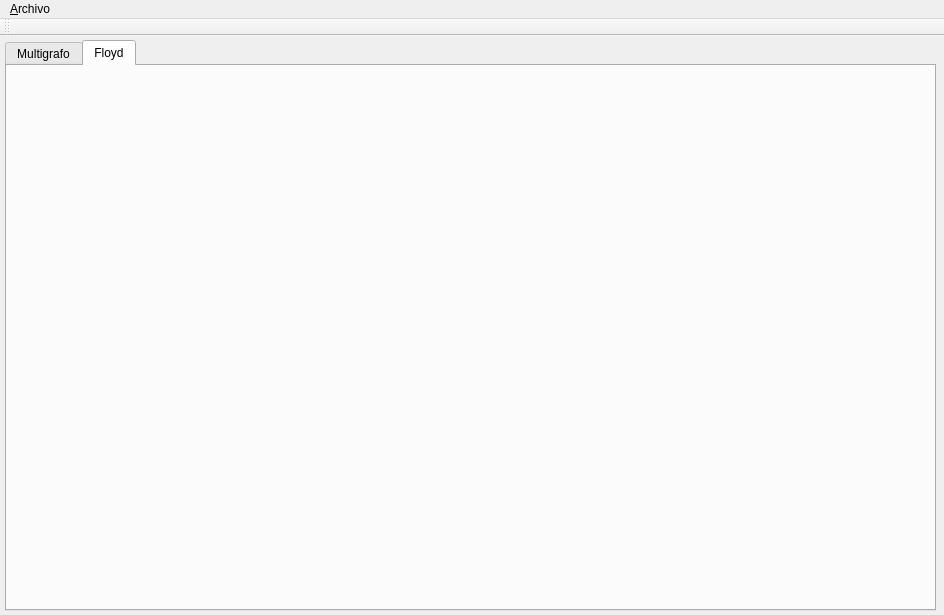
<?xml version="1.0" encoding="UTF-8"?>
<ui version="4.0">
 <class>MainWindow</class>
 <widget class="QMainWindow" name="MainWindow">
  <property name="geometry">
   <rect>
    <x>0</x>
    <y>0</y>
    <width>944</width>
    <height>615</height>
   </rect>
  </property>
  <property name="minimumSize">
   <size>
    <width>944</width>
    <height>615</height>
   </size>
  </property>
  <property name="maximumSize">
   <size>
    <width>944</width>
    <height>615</height>
   </size>
  </property>
  <property name="windowTitle">
   <string>Ruta Corta</string>
  </property>
  <widget class="QWidget" name="centralWidget">
   <widget class="QTabWidget" name="tw_Contenedor">
    <property name="geometry">
     <rect>
      <x>5</x>
      <y>4</y>
      <width>931</width>
      <height>571</height>
     </rect>
    </property>
    <property name="currentIndex">
     <number>1</number>
    </property>
    <widget class="QWidget" name="Multigrafo">
     <attribute name="title">
      <string>Multigrafo</string>
     </attribute>
     <widget class="QWidget" name="gridLayoutWidget_2">
      <property name="geometry">
       <rect>
        <x>10</x>
        <y>10</y>
        <width>621</width>
        <height>531</height>
       </rect>
      </property>
      <layout class="QGridLayout" name="layoutGrafo"/>
     </widget>
     <widget class="QGroupBox" name="groupBox">
      <property name="geometry">
       <rect>
        <x>654</x>
        <y>6</y>
        <width>120</width>
        <height>151</height>
       </rect>
      </property>
      <property name="title">
       <string>Filtro</string>
      </property>
      <property name="alignment">
       <set>Qt::AlignLeading|Qt::AlignLeft|Qt::AlignVCenter</set>
      </property>
      <property name="flat">
       <bool>false</bool>
      </property>
      <property name="checkable">
       <bool>false</bool>
      </property>
      <widget class="QComboBox" name="cb_Dias">
       <property name="geometry">
        <rect>
         <x>10</x>
         <y>40</y>
         <width>101</width>
         <height>22</height>
        </rect>
       </property>
      </widget>
      <widget class="QComboBox" name="cb_Hora">
       <property name="geometry">
        <rect>
         <x>50</x>
         <y>74</y>
         <width>61</width>
         <height>22</height>
        </rect>
       </property>
      </widget>
      <widget class="QLabel" name="label">
       <property name="geometry">
        <rect>
         <x>10</x>
         <y>20</y>
         <width>46</width>
         <height>16</height>
        </rect>
       </property>
       <property name="font">
        <font>
         <pointsize>11</pointsize>
         <weight>75</weight>
         <bold>true</bold>
        </font>
       </property>
       <property name="text">
        <string>Dia</string>
       </property>
      </widget>
      <widget class="QLabel" name="label_2">
       <property name="geometry">
        <rect>
         <x>10</x>
         <y>79</y>
         <width>46</width>
         <height>13</height>
        </rect>
       </property>
       <property name="font">
        <font>
         <pointsize>11</pointsize>
         <weight>75</weight>
         <bold>true</bold>
        </font>
       </property>
       <property name="text">
        <string>Hora</string>
       </property>
      </widget>
     </widget>
     <widget class="QGroupBox" name="groupBox_2">
      <property name="geometry">
       <rect>
        <x>650</x>
        <y>166</y>
        <width>160</width>
        <height>141</height>
       </rect>
      </property>
      <property name="title">
       <string>Calcular Ruta</string>
      </property>
      <widget class="QLineEdit" name="le_Origen">
       <property name="geometry">
        <rect>
         <x>70</x>
         <y>21</y>
         <width>81</width>
         <height>20</height>
        </rect>
       </property>
      </widget>
      <widget class="QLineEdit" name="le_Destino">
       <property name="geometry">
        <rect>
         <x>70</x>
         <y>71</y>
         <width>81</width>
         <height>20</height>
        </rect>
       </property>
      </widget>
      <widget class="QLabel" name="label_3">
       <property name="geometry">
        <rect>
         <x>10</x>
         <y>71</y>
         <width>61</width>
         <height>21</height>
        </rect>
       </property>
       <property name="font">
        <font>
         <pointsize>11</pointsize>
         <weight>75</weight>
         <bold>true</bold>
        </font>
       </property>
       <property name="text">
        <string>Destino</string>
       </property>
      </widget>
      <widget class="QLabel" name="label_4">
       <property name="geometry">
        <rect>
         <x>10</x>
         <y>21</y>
         <width>61</width>
         <height>31</height>
        </rect>
       </property>
       <property name="font">
        <font>
         <pointsize>11</pointsize>
         <weight>75</weight>
         <bold>true</bold>
        </font>
       </property>
       <property name="text">
        <string>Origen</string>
       </property>
      </widget>
      <widget class="QPushButton" name="btn_Consultar">
       <property name="geometry">
        <rect>
         <x>10</x>
         <y>110</y>
         <width>140</width>
         <height>23</height>
        </rect>
       </property>
       <property name="text">
        <string>Consultar</string>
       </property>
      </widget>
     </widget>
     <widget class="QTextEdit" name="te_RutaOptima">
      <property name="geometry">
       <rect>
        <x>648</x>
        <y>318</y>
        <width>271</width>
        <height>221</height>
       </rect>
      </property>
      <property name="font">
       <font>
        <pointsize>10</pointsize>
        <weight>75</weight>
        <bold>true</bold>
       </font>
      </property>
     </widget>
     <widget class="QLabel" name="label_5">
      <property name="geometry">
       <rect>
        <x>820</x>
        <y>10</y>
        <width>61</width>
        <height>16</height>
       </rect>
      </property>
      <property name="font">
       <font>
        <pointsize>11</pointsize>
        <weight>75</weight>
        <bold>true</bold>
        <underline>true</underline>
       </font>
      </property>
      <property name="text">
       <string>Aristas</string>
      </property>
     </widget>
     <widget class="QLabel" name="lbDia">
      <property name="geometry">
       <rect>
        <x>800</x>
        <y>40</y>
        <width>121</width>
        <height>41</height>
       </rect>
      </property>
      <property name="font">
       <font>
        <pointsize>11</pointsize>
        <weight>75</weight>
        <bold>true</bold>
       </font>
      </property>
      <property name="text">
       <string>Grafo para dia:</string>
      </property>
     </widget>
     <widget class="QLabel" name="lbHora">
      <property name="geometry">
       <rect>
        <x>800</x>
        <y>100</y>
        <width>101</width>
        <height>16</height>
       </rect>
      </property>
      <property name="font">
       <font>
        <pointsize>11</pointsize>
        <weight>75</weight>
        <bold>true</bold>
       </font>
      </property>
      <property name="text">
       <string>Hora:</string>
      </property>
     </widget>
    </widget>
    <widget class="QWidget" name="Floyd">
     <attribute name="title">
      <string>Floyd</string>
     </attribute>
     <widget class="QWidget" name="gridLayoutWidget">
      <property name="geometry">
       <rect>
        <x>10</x>
        <y>10</y>
        <width>541</width>
        <height>451</height>
       </rect>
      </property>
      <layout class="QGridLayout" name="gridLayout_floy"/>
     </widget>
     <widget class="QWidget" name="gridLayoutWidget_3">
      <property name="geometry">
       <rect>
        <x>580</x>
        <y>10</y>
        <width>160</width>
        <height>451</height>
       </rect>
      </property>
      <layout class="QGridLayout" name="idem"/>
     </widget>
    </widget>
   </widget>
  </widget>
  <widget class="QMenuBar" name="menuBar">
   <property name="geometry">
    <rect>
     <x>0</x>
     <y>0</y>
     <width>944</width>
     <height>21</height>
    </rect>
   </property>
   <widget class="QMenu" name="menu_Archivo">
    <property name="title">
     <string>&amp;Archivo</string>
    </property>
    <addaction name="actionCargar_Grafo"/>
    <addaction name="actionAgregar_Arista"/>
    <addaction name="actionRemover_Arista"/>
   </widget>
   <addaction name="menu_Archivo"/>
  </widget>
  <widget class="QToolBar" name="mainToolBar">
   <attribute name="toolBarArea">
    <enum>TopToolBarArea</enum>
   </attribute>
   <attribute name="toolBarBreak">
    <bool>false</bool>
   </attribute>
  </widget>
  <action name="actionCargar_Grafo">
   <property name="text">
    <string>Cargar Grafo</string>
   </property>
   <property name="toolTip">
    <string>Carge un grafo</string>
   </property>
   <property name="shortcut">
    <string>Ctrl+G</string>
   </property>
  </action>
  <action name="actionAgregar_Arista">
   <property name="text">
    <string>Agregar o Modificar Arista</string>
   </property>
   <property name="toolTip">
    <string>Agregar Arista</string>
   </property>
   <property name="shortcut">
    <string>Ctrl+A</string>
   </property>
  </action>
  <action name="actionRemover_Arista">
   <property name="text">
    <string>Remover Arista</string>
   </property>
   <property name="toolTip">
    <string>Borra Arista Entre 2 Nodos</string>
   </property>
   <property name="shortcut">
    <string>Ctrl+D</string>
   </property>
  </action>
 </widget>
 <layoutdefault spacing="6" margin="11"/>
 <resources/>
 <connections/>
</ui>
